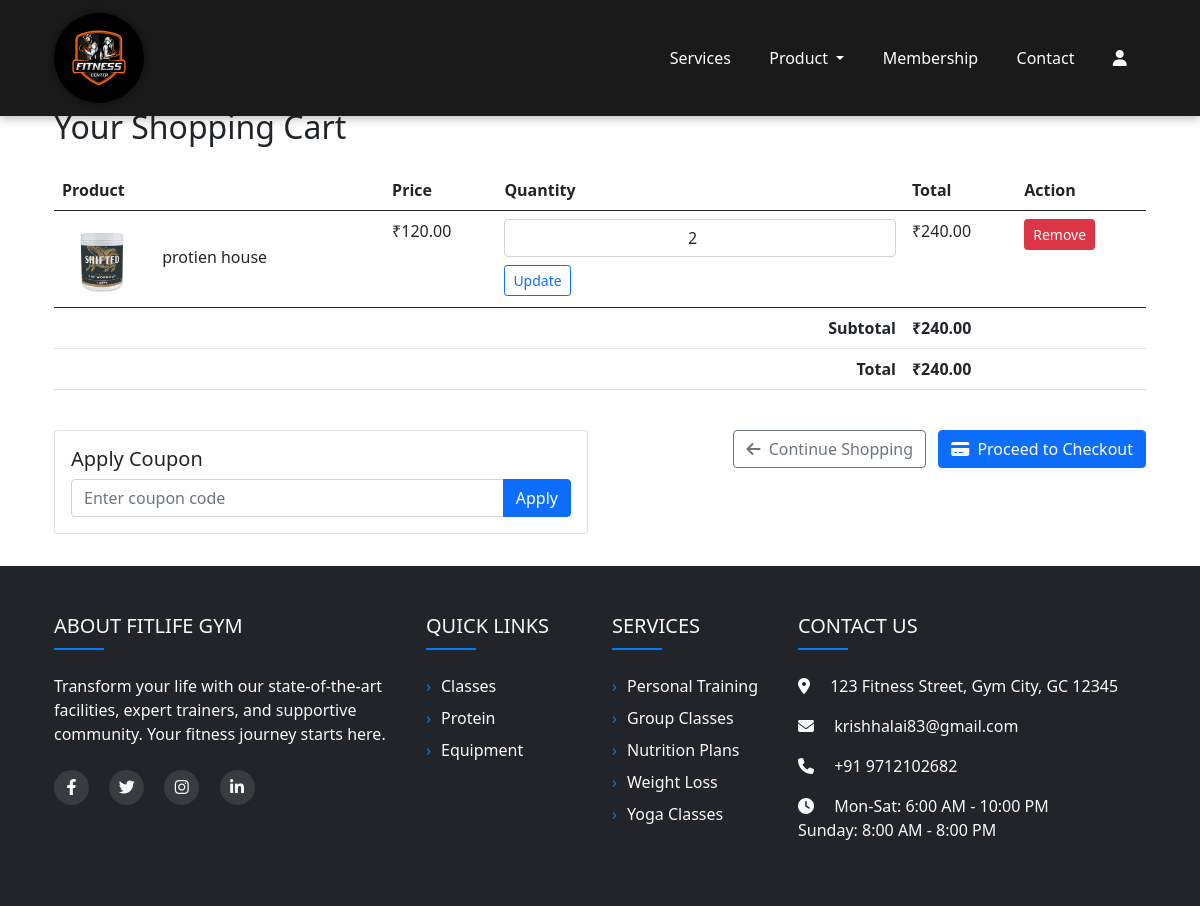
The app's page /user/cart.php with its own data.
### tables this page shows
CREATE TABLE `cart` (
  `id` int NOT NULL,
  `user_id` int NOT NULL,
  `product_id` int NOT NULL,
  `quantity` int NOT NULL DEFAULT '1',
  `added_at` timestamp NULL DEFAULT CURRENT_TIMESTAMP
);

CREATE TABLE `products` (
  `id` int NOT NULL,
  `product_name` varchar(255) NOT NULL,
  `brand` varchar(255) NOT NULL,
  `category` varchar(255) NOT NULL,
  `price` decimal(10,2) NOT NULL,
  `stock` int NOT NULL,
  `description` text NOT NULL,
  `image` varchar(255) NOT NULL,
  `status` enum('in-stock','out-of-stock') DEFAULT 'in-stock',
  `created_at` timestamp NULL DEFAULT CURRENT_TIMESTAMP
);

### user/cart.php (the view, shortened to what this page needs)
<?php
$conn = new mysqli("localhost", "root", "", "krish");
$user_id = 1;
$discount = 0;
$coupon_code = '';
$applied_coupon = $_SESSION['applied_coupon'] ?? null;
$cart_items = [];
$subtotal = 0;
$stmt = $conn->prepare("SELECT c.id as cart_id, p.id as product_id, p.product_name, p.price, p.image, c.quantity
                       FROM cart c JOIN products p ON c.product_id = p.id
                       WHERE c.user_id = ?");
$stmt->bind_param("i", $user_id);
$stmt->execute();
$result = $stmt->get_result();
while ($item = $result->fetch_assoc()) {
    $cart_items[] = $item;
    $subtotal += $item['price'] * $item['quantity'];
}
$total = $subtotal - $discount;
?>
<!DOCTYPE html>
<html lang="en">
<head>
    <link href="https://cdn.jsdelivr.net/npm/bootstrap@5.3.0/dist/css/bootstrap.min.css" rel="stylesheet">
    <link rel="stylesheet" href="https://cdnjs.cloudflare.com/ajax/libs/font-awesome/6.0.0/css/all.min.css">
</head>
<body>
    <?php include 'masterpage/header.php'; ?>
    <div class="container cart-container">
        <div class="row">
            <div class="col-12">
                <h2 class="mb-4">Your Shopping Cart</h2>
                <?php if (!empty($cart_items)): ?>
                    <div class="table-responsive">
                        <table class="table">
                            <thead>
                                <tr>
                                    <th>Product</th>
                                    <th>Price</th>
                                    <th>Quantity</th>
                                    <th>Total</th>
                                    <th>Action</th>
                                </tr>
                            </thead>
                            <tbody>
                                <?php foreach ($cart_items as $item): ?>
                                    <tr>
                                        <td>
                                            <img src="image/products/<?= htmlspecialchars($item['image']) ?>"
                                                 class="cart-item-image me-3"
                                                 alt="<?= htmlspecialchars($item['product_name']) ?>">
                                            <?= htmlspecialchars($item['product_name']) ?>
                                        </td>
                                        <td>₹<?= number_format($item['price'], 2) ?></td>
                                        <td>
                                            <form method="POST" class="d-inline">
                                                <input type="number" name="quantity"
                                                       value="<?= $item['quantity'] ?>"
                                                       class="form-control quantity-input" min="1">
                                                <button type="submit" name="update_quantity" class="btn btn-sm btn-outline-primary mt-2">
                                                    Update
                                                </button>
                                            </form>
                                        </td>
                                        <td>₹<?= number_format($item['price'] * $item['quantity'], 2) ?></td>
                                        <td>
                                            <a href="?remove=<?= $item['cart_id'] ?>" class="btn btn-sm btn-danger"
                                               onclick="return confirm('Are you sure you want to remove this item?')">
                                                Remove
                                            </a>
                                        </td>
                                    </tr>
                                <?php endforeach; ?>
                            </tbody>
                            <tfoot>
                                <tr>
                                    <td colspan="3" class="text-end fw-bold">Subtotal</td>
                                    <td colspan="2" class="fw-bold">₹<?= number_format($subtotal, 2) ?></td>
                                </tr>
                                <tr>
                                    <td colspan="3" class="text-end fw-bold">Total</td>
                                    <td colspan="2" class="fw-bold">₹<?= number_format($total, 2) ?></td>
                                </tr>
                            </tfoot>
                        </table>
                    </div>
                    <div class="row mt-4">
                        <div class="col-md-6">
                            <form method="POST" class="card">
                                <div class="card-body">
                                    <h5 class="card-title">Apply Coupon</h5>
                                    <?php if ($applied_coupon): ?>
                                        <div class="d-flex justify-content-between align-items-center">
                                            <div class="coupon-success">
                                                <i class="fas fa-check-circle me-2"></i>
                                                Coupon "<?= htmlspecialchars($applied_coupon['code']) ?>" applied
                                                (<?= $applied_coupon['discount_type'] === 'percentage' ?
                                                   $applied_coupon['discount_value'] . '% off' :
                                                   '₹' . $applied_coupon['discount_value'] . ' off' ?>)
                                            </div>
                                            <a href="?remove_coupon=1" class="btn btn-sm btn-outline-danger">Remove</a>
                                        </div>
                                    <?php else: ?>
                                        <div class="input-group">
                                            <input type="text" name="coupon_code" class="form-control"
                                                   placeholder="Enter coupon code" value="<?= htmlspecialchars($coupon_code) ?>">
                                            <button type="submit" name="apply_coupon" class="btn btn-primary">Apply</button>
                                        </div>
                                    <?php endif; ?>
                                </div>
                            </form>
                        </div>
                        <div class="col-md-6 text-end">
                            <a href="products.php" class="btn btn-outline-secondary me-2">
                                <i class="fas fa-arrow-left me-1"></i> Continue Shopping
                            </a>
                            <form method="POST" class="d-inline">
                                <button type="submit" name="checkout" class="btn btn-primary">
                                    <i class="fas fa-credit-card me-1"></i> Proceed to Checkout
                                </button>
                            </form>
                        </div>
                    </div>
                <?php endif; ?>
            </div>
        </div>
    </div>
    <?php include 'masterpage/footer.php'; ?>
</body>
</html>

### user/cart.php (style rules this page uses)
.cart-container { padding: 2rem 0; }
.cart-item-image { width: 80px; height: 80px; object-fit: cover; border-radius: 5px; }
.quantity-input { width: 60px; text-align: center; }

### user/masterpage/header.php (style rules this page uses)
body { padding-top: 76px; margin: 0; }

### user/masterpage/footer.php (style rules this page uses)
.fas, .fab { transition: all 0.3s ease; }

### records on screen
cart: product.image (picture), product.product_name "protien house", product.price "120.00", quantity "2", $item['price'] * $item['quantity'] "240.00"

### other values on screen
$subtotal "240.00"
$total "240.00"
